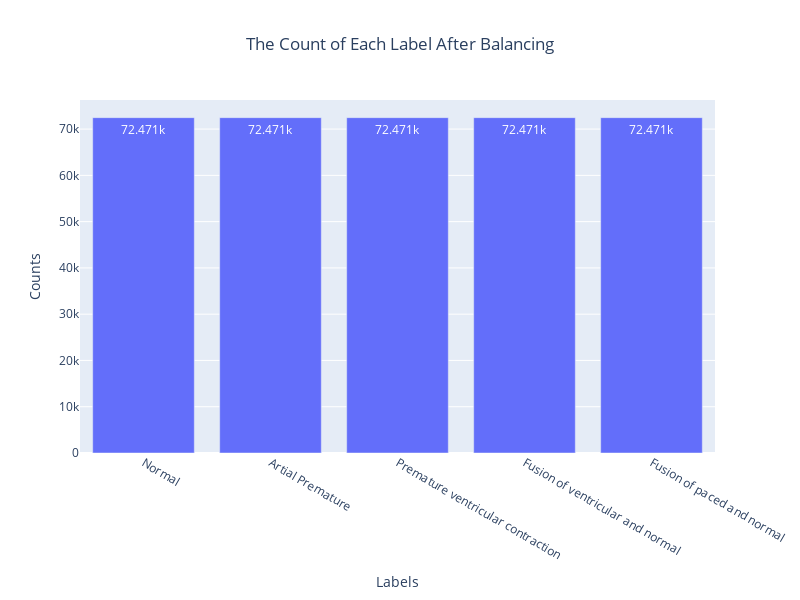
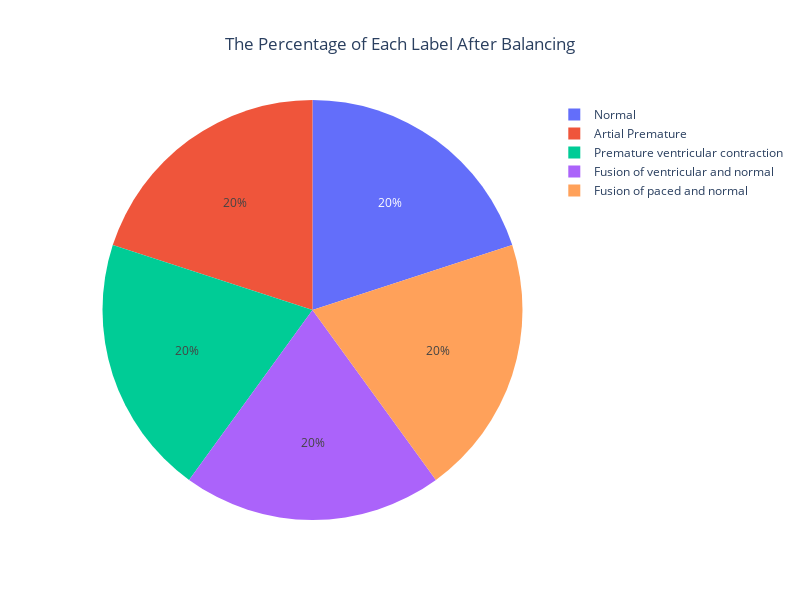

Write notebook code for charts like these, in order.
### Code cell
labels = {
    0: "Normal",
    1: "Artial Premature",
    2: "Premature ventricular contraction",
    3: "Fusion of ventricular and normal",
    4: "Fusion of paced and normal"
}

# Calculate value counts and rename index using the labels dictionary
value_counts = train_df.iloc[:,-1].value_counts().rename(labels)

# Create the bar plot to see the count of labels
bar_fig = px.bar(x=value_counts.index, y=value_counts.values,
                labels = {'x':'Labels', 'y':'Counts'},
                 text_auto=True,
                 title="The Count of Each Label After Balancing"
                )

pie_fig = px.pie(names=value_counts.index, values=value_counts.values,
                 title="The Percentage of Each Label After Balancing")

bar_fig.update_layout(title_x=0.5, width=800, height=600)
pie_fig.update_layout(title_x=0.5, width=800, height=600)
bar_fig.show()
pie_fig.show()

### Figure 1 — Plotly figure (JSON) as saved in the notebook; plotly's stock layout.template omitted (floating-point values rounded to 4 significant figures)
{"data": [{"alignmentgroup": "True", "hovertemplate": "Labels=%{x}<br>Counts=%{y}<extra></extra>", "legendgroup": "", "marker": {"color": "#636efa", "pattern": {"shape": ""}}, "name": "", "offsetgroup": "", "orientation": "v", "showlegend": false, "textposition": "auto", "texttemplate": "%{y}", "type": "bar", "x": ["Normal", "Artial Premature", "Premature ventricular contraction", "Fusion of ventricular and normal", "Fusion of paced and normal"], "xaxis": "x", "y": [72471, 72471, 72471, 72471, 72471], "yaxis": "y"}], "layout": {"barmode": "relative", "height": 600, "legend": {"tracegroupgap": 0}, "title": {"text": "The Count of Each Label After Balancing", "x": 0.5}, "width": 800, "xaxis": {"anchor": "y", "domain": [0, 1], "title": {"text": "Labels"}}, "yaxis": {"anchor": "x", "domain": [0, 1], "title": {"text": "Counts"}}}}

### Figure 2 — Plotly figure (JSON) as saved in the notebook; plotly's stock layout.template omitted (floating-point values rounded to 4 significant figures)
{"data": [{"domain": {"x": [0, 1], "y": [0, 1]}, "hovertemplate": "label=%{label}<br>value=%{value}<extra></extra>", "labels": ["Normal", "Artial Premature", "Premature ventricular contraction", "Fusion of ventricular and normal", "Fusion of paced and normal"], "legendgroup": "", "name": "", "showlegend": true, "type": "pie", "values": [72471, 72471, 72471, 72471, 72471]}], "layout": {"height": 600, "legend": {"tracegroupgap": 0}, "title": {"text": "The Percentage of Each Label After Balancing", "x": 0.5}, "width": 800}}
